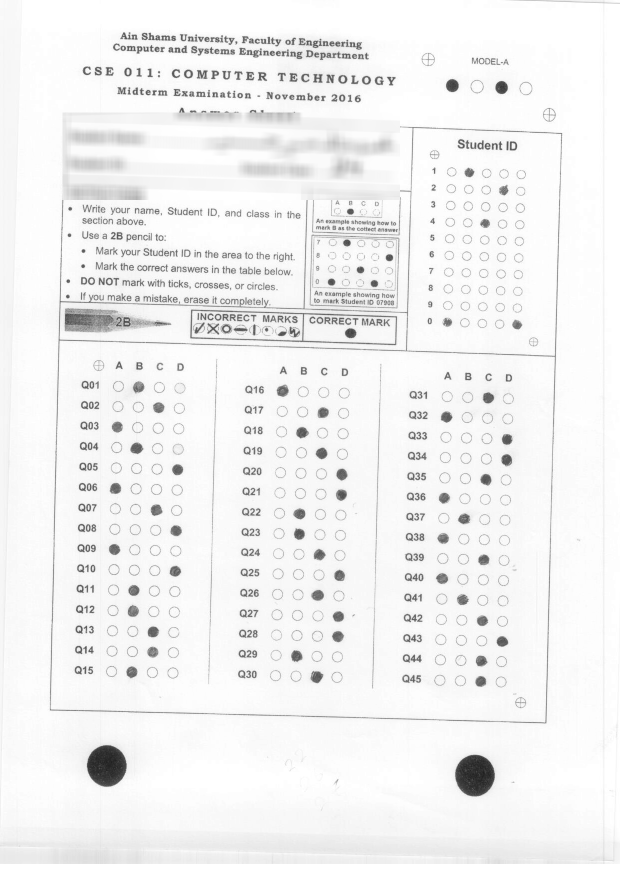
#> input picture sample.png, 1240 x 1753 px, given as the content of the folder test, which was not available (shown at 1/2 size)
$ python grader.py
#> lines starting #> are read from the running program, lines starting #| are printed output that depends on the picture; after the words box and inside, x2 and y2 are one past the last pixel; in counts of white or black regions, pixels touching at a corner belong together; pictures that were not available may be replaced by others from this repository, and a replacement may not be noted
#> further down, image is the input picture: shape (1753, 1240, 3); min 25, max 255, mean 241.6
import numpy as np
import cv2
import math
import pathlib
import csv

# define the answer key which maps the question number
# to the correct answer
ANSWER_KEY = {1: 2, 2: 3, 3: 1, 4: 1, 5: 4, 6: 1, 7: 3, 8: 3, 9: 1, 10: 3, 11: 1, 12: 2, 13: 3, 14: 3, 15: 2,
              16: 1, 17: 4, 18: 2, 19: 3, 20: 2, 21: 4, 22: 3, 23: 4, 24: 2, 25: 4, 26: 3, 27: 4, 28: 4, 29: 2, 30: 3,
              31: 2, 32: 2, 33: 4, 34: 3, 35: 2, 36: 3, 37: 2, 38: 3, 39: 3, 40: 1, 41: 2, 42: 2, 43: 3, 44: 3, 45: 2}


def mark(answers):
    total_mark = 0
    for k, v in ANSWER_KEY.items():
        if answers[k] == v:
            total_mark += 1
    return total_mark


def sort_contours(cnts, method="left-to-right"):
    # initialize the reverse flag and sort index
    reverse = False
    i = 0

    # handle if we need to sort in reverse
    if method == "right-to-left" or method == "bottom-to-top":
        reverse = True

    # handle if we are sorting against the y-coordinate rather than
    # the x-coordinate of the bounding box
    if method == "top-to-bottom" or method == "bottom-to-top":
        i = 1

    # construct the list of bounding boxes and sort them from top to
    # bottom
    boundingBoxes = [cv2.boundingRect(c) for c in cnts]
    (cnts, boundingBoxes) = zip(*sorted(zip(cnts, boundingBoxes),
                                        key=lambda b: b[1][i], reverse=reverse))

    # return the list of sorted contours and bounding boxes
    return (cnts, boundingBoxes)


def display_normal(title, image):
    cv2.namedWindow(title, cv2.WINDOW_NORMAL)
    cv2.imshow(title, image)
    cv2.waitKey(0)


def optimize_image_rotation(image):
    gray = cv2.cvtColor(image, cv2.COLOR_BGR2GRAY)
    blurred = cv2.GaussianBlur(gray, (5, 5), 0)
    edged = cv2.Canny(blurred, 75, 150)
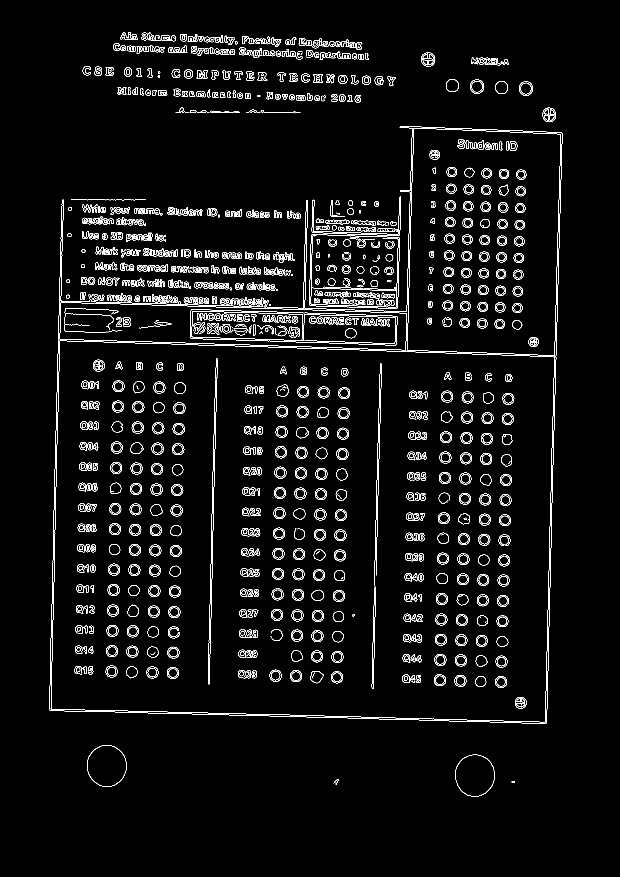
#> edged: shape (1753, 1240) (shown at 1/2 size); 4.1% white in thin lines or dots, all inside (x1, y1, x2, y2) = (99, 64, 1125, 1593)

    # find circles in the edge map, then find two almost on the same line
    dp_values = [2, 3, 4]
    for dp in dp_values:
        circles = cv2.HoughCircles(edged, cv2.HOUGH_GRADIENT, dp, 700, minRadius=35, maxRadius=45)
        if circles is None:
            continue
        else:
            circles = circles[0]
        # [7 lines of commented-out code are left out]

        first = None
        second = None
        for i in range(len(circles)):
            for j in range(len(circles)):
                if i == j:  # we want different circles
                    continue

                if abs(circles[i][1] - circles[j][1]) < 50:
                    if circles[i][0] < circles[j][0]:
                        first = circles[i]
                        second = circles[j]
                    else:
                        first = circles[j]
                        second = circles[i]

                    break

        if first is None or second is None:
            continue
        rotation_center = (first[0], first[1])
        x_diff = second[0] - first[0]
        y_diff = second[1] - first[1]
        rotation_angle = math.atan2(y_diff, x_diff)
        rotation_angle = math.degrees(rotation_angle)
        rotation_matrix = cv2.getRotationMatrix2D(rotation_center, rotation_angle, 1)

        image = cv2.warpAffine(image, rotation_matrix, gray.T.shape)
        return image
#> this loop made 1 pass
#> circles on pass 1: [[211, 1531, 40.4], [951, 1549, 39.4]]
    return None


def crop_answer_section(image):
    gray = cv2.cvtColor(image, cv2.COLOR_BGR2GRAY)
    circle_with_cross_template = cv2.imread("circle.png")
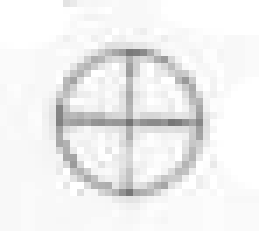
#> input picture circle.png, 37 x 33 px (shown 7 times larger)
#> circle_with_cross_template is the input picture: shape (33, 37, 3); min 116, max 255, mean 239
    circle_with_cross_template = cv2.cvtColor(circle_with_cross_template, cv2.COLOR_BGR2GRAY)
#> circle_with_cross_template: shape (33, 37)
    result = cv2.matchTemplate(gray, circle_with_cross_template, cv2.TM_CCORR_NORMED)
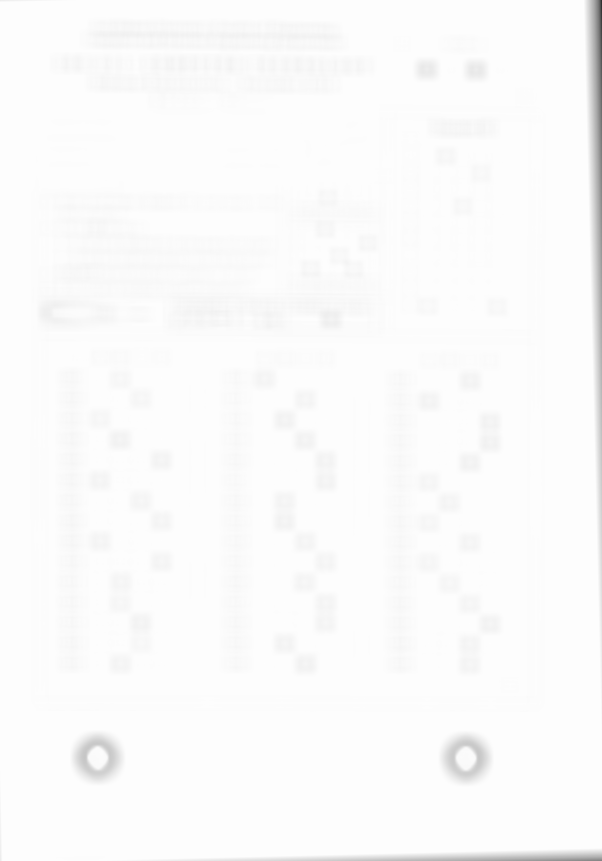
#> result: shape (1721, 1204) float32 (shown at 1/2 size); min 0.152, max 0.999, mean 0.985

    # Pick 4 matches, then take the one to the most left and the one to the most right
    objects_matched = []
    while len(objects_matched) < 4:

        minV, maxV, minLoc, maxLoc = cv2.minMaxLoc(result)

        for i in range(-3, 3):
            for j in range(-3, 3):
                result[maxLoc[1] + i, maxLoc[0] + j] = 0
        maxLoc = list(maxLoc)
        maxLoc[0] = maxLoc[0] + circle_with_cross_template.shape[1] // 2
        maxLoc[1] = maxLoc[1] + circle_with_cross_template.shape[0] // 2
        maxLoc = tuple(maxLoc)

        objects_matched.append(maxLoc)

        objects_matched = sorted(objects_matched)
        p1 = objects_matched[0]
        p2 = objects_matched[-1]
#> this loop made 4 passes
#> (minV, maxV, minLoc, objects_matched) on passes 2 to 4: (0, 0.998, (1017, 1365), [(178, 730), (1038, 1384)]), (0, 0.997, (157, 711), [(178, 730), (916, 1302), (1038, 1384)]), (0, 0.997, (157, 711), [(178, 730), (916, 1302), (917, 776), (1038, 1384)])
#> (minV, maxV, minLoc, p1) on pass 1: (0.152, 0.999, (1203, 0), (1038, 1384))
#> result: shape (1721, 1204) float32; 0.01% of pixels changed, all inside (x1, y1, x2, y2) = (157, 711, 1023, 1371)
    image = image[p1[1]:p2[1], p1[0]:p2[0]]
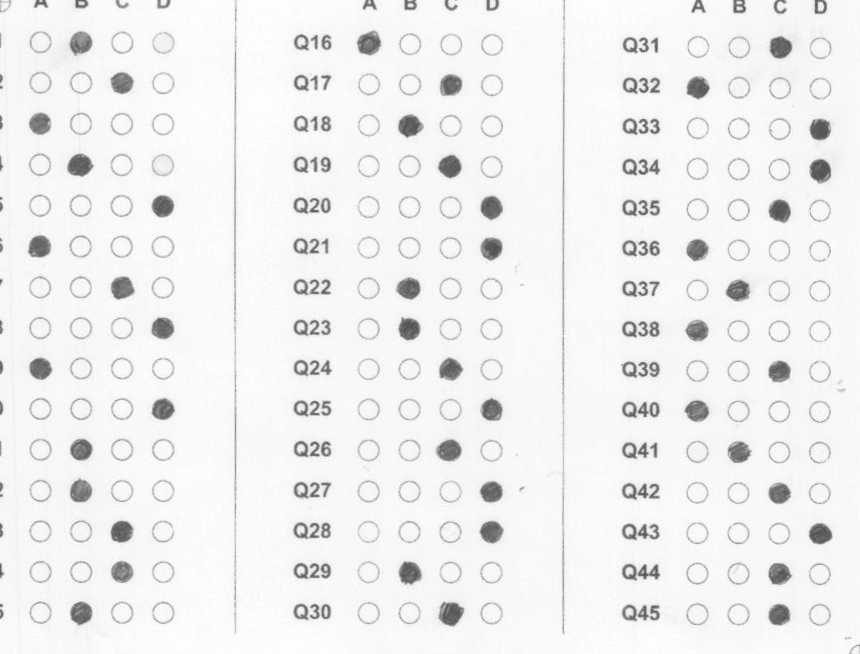
#> image: shape (654, 860, 3); min 75, max 255, mean 239.4
    return image


def have_nearby_contours(contours, needle):
    (n_x, n_y, n_w, n_h) = cv2.boundingRect(needle)

    for c in contours:
        (x, y, w, h) = cv2.boundingRect(c)
        if abs(n_x - x) < 10 and abs(n_y - y) < 10:
            return True
    return False


def find_question_contours(image, blur=False,erode = False):
#> called with blur = False, erode = False
    gray = cv2.cvtColor(image, cv2.COLOR_BGR2GRAY)
#> gray: shape (654, 860)
    if blur:
        blurred_gray = cv2.GaussianBlur(gray, (3, 3), 1)
        edged = cv2.Canny(blurred_gray, 75, 150)
    else:
        edged = cv2.Canny(gray, 75, 150)
#> edged: shape (654, 860); 5.9% white in thin lines or dots
    # display_normal("Edge",edged)

    # todo : make it more generic to remove all lines
    # remove annoying vertical lines longer than 15 pixels
    linek = np.zeros((15, 11), dtype=np.uint8)
    linek[..., 5] = 1
    vlines = cv2.morphologyEx(edged, cv2.MORPH_OPEN, linek)
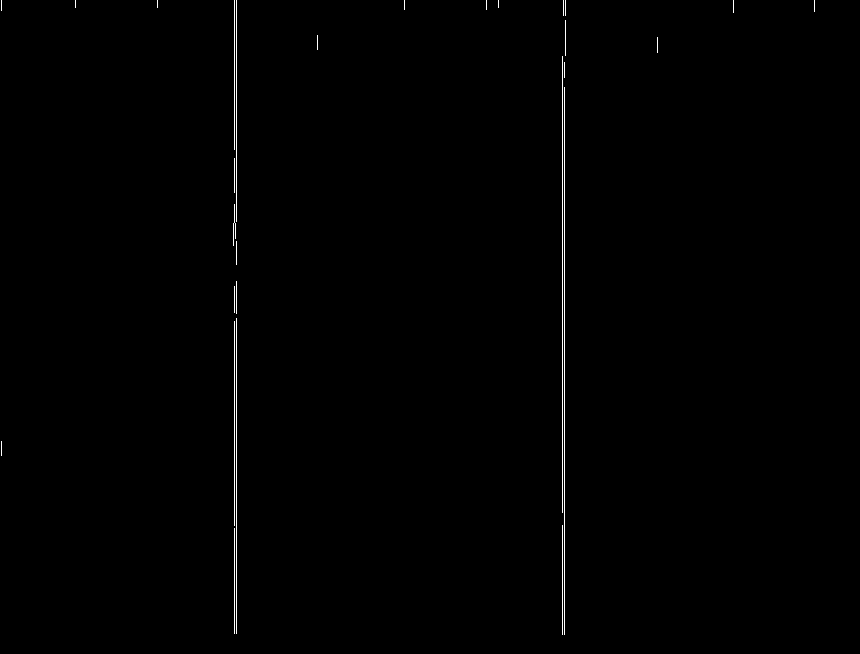
#> vlines: shape (654, 860); 0.44% white in thin lines or dots
    edged = edged - vlines
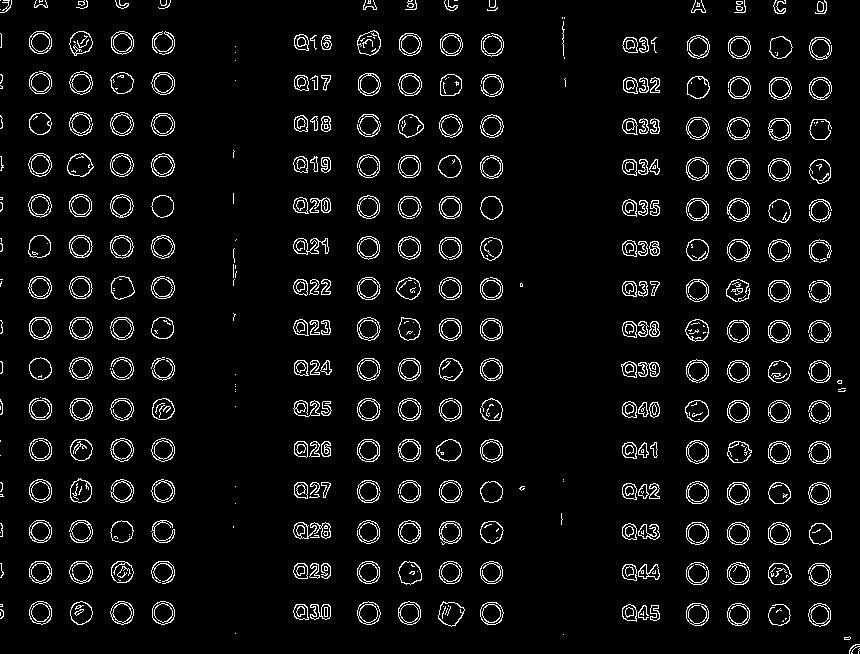
#> edged: shape (654, 860); 5.4% white in thin lines or dots
    # display_normal("vLines",edged)

    # Dilate circles trying to complete them
    kernel = cv2.getStructuringElement(cv2.MORPH_ELLIPSE, (3, 3))
    edged = cv2.dilate(edged, kernel)
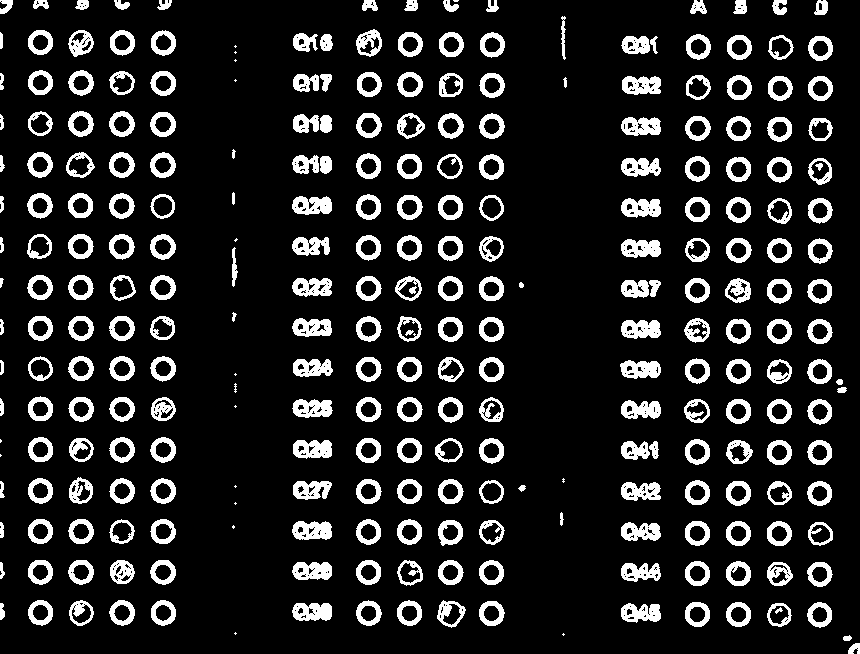
#> edged: shape (654, 860); 13.6% white; 278 white regions (17 under 20 px)

    # find contours in the thresholded image, then initialize
    # the list of contours that correspond to questions
    cnts = cv2.findContours(edged, cv2.RETR_EXTERNAL,
                            cv2.CHAIN_APPROX_SIMPLE)
#> cnts = 274 contours, 22 with area under 20; largest, box (x1, y1, x2, y2) and area: (292, 521, 332, 540) 592, (621, 198, 661, 218) 582, (293, 440, 332, 459) 582, (292, 278, 332, 297) 578, (621, 320, 661, 339) 578
    cnts = cnts[1]
#> cnts = 274 rows, first 6: [1, -1, -1, -1], [2, 0, -1, -1], [3, 1, -1, -1], [4, 2, -1, -1], [5, 3, -1, -1], [6, 4, -1, -1]
    questionCnts = filter_contours(cnts, image)
    if erode:
        im_with_erode = edged.copy()
        cv2.drawContours(im_with_erode, questionCnts, -1, (255, 255, 255), -1)
        im_with_erode= cv2.morphologyEx(im_with_erode,cv2.MORPH_OPEN,cv2.getStructuringElement(cv2.MORPH_ELLIPSE,(15,15)))
        im_with_erode = cv2.bitwise_and(im_with_erode,edged)
        cnts = cv2.findContours(im_with_erode, cv2.RETR_EXTERNAL,
                                cv2.CHAIN_APPROX_SIMPLE)
        cnts = cnts[1]
        questionCnts = filter_contours(cnts, image)

    return questionCnts


def filter_contours(cnts, image):
    questionCnts = []
    # loop over the contours
    for c in cnts:
        # compute the bounding box of the contour, then use the
        # bounding box to derive the aspect ratio
        (x, y, w, h) = cv2.boundingRect(c)
        ar = w / float(h)
        if y > image.shape[0] - 20:
            continue
        if x < 10:
            continue
        if 200 <= x <= 345:
            continue
        if 500 <= x <= 670:
            continue
        if len(c) < 5:
            continue
        if w < 20 or h < 20:
            continue
        if have_nearby_contours(questionCnts, c):
            continue

        # in order to label the contour as a question, region
        # should be sufficiently wide, sufficiently tall, and
        # have an aspect ratio approximately equal to 1
        questionCnts.append(c)
#> this loop made 1 pass
#> after the loop, questionCnts = []
    return questionCnts


# todo: If we have less than 180 choice, then cluster them each related 4 together and neglect the remaining
def get_answers(image):
    questionCnts = find_question_contours(image.copy())
    if len(questionCnts) != 45 * 4:
        questionCnts = find_question_contours(image.copy(), True)

    if len(questionCnts) != 45 * 4:
        questionCnts = find_question_contours(image.copy(), True,True)

    if len(questionCnts) != 45 * 4:
        raise Exception("Didn't found all possible answers, only found {0}".format(len(questionCnts)))

    gray = cv2.cvtColor(image, cv2.COLOR_BGR2GRAY)

    ret,thresh = cv2.threshold(gray,0,255,cv2.THRESH_BINARY_INV|cv2.THRESH_OTSU)
    answers = {}
    questionCnts, bounding_boxes = sort_contours(questionCnts, "top-to-bottom")
    # each question has 4 possible answers, to loop over the
    # question in batches of 4
    for (q, i) in enumerate(np.arange(0, len(questionCnts), 12)):
        # sort the contours for the current question from
        # left to right, then initialize the index of the
        # bubbled answer
        cnts = sort_contours(questionCnts[i:i + 12])[0]
        for i in np.arange(0, 12, 4):
            question = q + (i // 4) * 15 + 1
            single_q_cnts = cnts[i:i + 4]
            ratios = []
            # loop over the sorted contours
            for (j, c) in enumerate(single_q_cnts):
                # construct a mask that reveals only the current
                # "bubble" for the question
                mask = np.zeros(thresh.shape, dtype="uint8")
                cv2.drawContours(mask, [c], -1, 255, -1)
                # apply the mask to the thresholded image, then
                # count the number of non-zero pixels in the
                # bubble area
                mask = cv2.bitwise_and(thresh, thresh, mask=mask)

                area = cv2.contourArea(c)
                total = cv2.countNonZero(mask)
                ratio = total / area

                ratios.append(ratio)


            r1,r2 = sorted(ratios,reverse=True)[0:2]
            if (abs(r2-r1)) <0.25:

                answers[question]=0
            else:
                answers[question] = ratios.index(max(ratios))+1


    return answers


failed_images = 0
tried_files = 0
grades = {}
for f in pathlib.Path('test').iterdir():
    tried_files += 1
    try:
        image = cv2.imread(f.as_posix())
        image = optimize_image_rotation(image)
        image = crop_answer_section(image)
        answers = get_answers(image)
        grade = mark(answers)
        print ("#{0} : {1}   :   {2}".format(tried_files,f.name,grade))
        grades[f.name] = grade
    except Exception as e:
        grades[f.name] = 0
        print("File {0} failed with error message {1}".format(f.as_posix(), e))
        failed_images += 1

with open('submission.csv', 'w') as csv_file:
    writer = csv.writer(csv_file)
    writer.writerow(["FileName", "Mark"])

    for key, value in grades.items():
        writer.writerow([key, value])

print("failed to correct {0} files ".format(failed_images))
